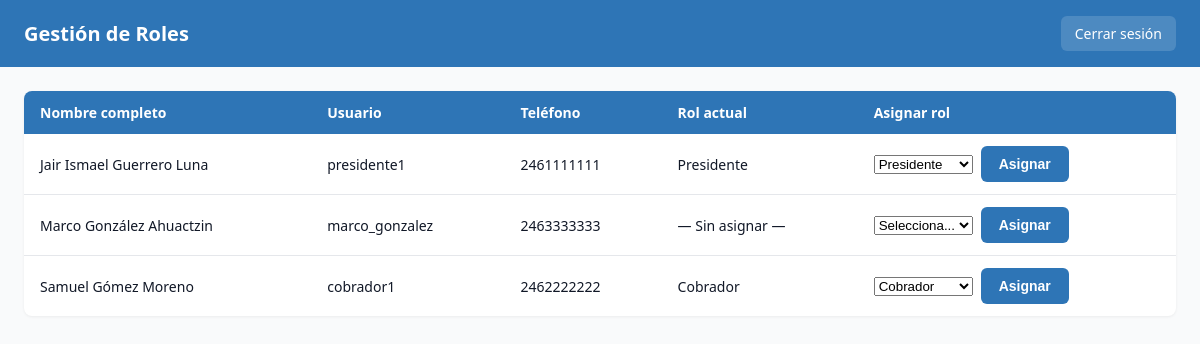
Screenshot of /controllers/RolesController.php (signed in) with the database file from the repository.
### tables this page shows
CREATE TABLE usuarios (
    id_usuario INT AUTO_INCREMENT PRIMARY KEY,
    nombre_completo VARCHAR(100) NOT NULL,
    nombre_usuario VARCHAR(50) NOT NULL UNIQUE,
    contrasena VARCHAR(255) NOT NULL,
    telefono VARCHAR(10) NOT NULL UNIQUE,
    rol ENUM('presidente','cobrador') DEFAULT NULL,
    intentos_fallidos INT NOT NULL DEFAULT 0,
    bloqueado_hasta DATETIME NULL,
    activo TINYINT(1) NOT NULL DEFAULT 1,
    fecha_creacion DATETIME NOT NULL DEFAULT CURRENT_TIMESTAMP
);

### controllers/RolesController.php (called while the page is built, shortened)
<?php
require_once __DIR__ . '/../models/Usuario.php';
$usuarios = Usuario::obtenerTodos();
$sinUsuarios = empty($usuarios);
require __DIR__ . '/../views/roles/index.php';

### models/Usuario.php (called while the page is built, shortened)
<?php
class Usuario
{
    public static function obtenerTodos(): array
    {
        $db = conectarDB();
        $stmt = $db->query(
            "SELECT id_usuario, nombre_completo, nombre_usuario, telefono, rol
             FROM usuarios
             WHERE activo = 1
             ORDER BY nombre_completo ASC"
        );
        return $stmt->fetchAll();
    }
}

### views/roles/index.php (the view, shortened to what this page needs)
<!DOCTYPE html>
<html lang="es">
<head>
    <link rel="stylesheet" href="<?= BASE_URL ?>/assets/css/estilos.css">
</head>
<body>
    <div class="barra-superior">
        <h1>Gestión de Roles</h1>
        <a href="<?= BASE_URL ?>/controllers/LogoutController.php">Cerrar sesión</a>
    </div>
    <div class="contenido">
        <?php if ($sinUsuarios): ?>
            <p>No existe ningún usuario registrado en el sistema.</p>
            <a href="<?= BASE_URL ?>/views/contribuyentes/registrar.php" class="btn btn-primario">Registrar Contribuyente</a>
        <?php else: ?>
            <table class="tabla-sicawn">
                <thead>
                    <tr>
                        <th>Nombre completo</th>
                        <th>Usuario</th>
                        <th>Teléfono</th>
                        <th>Rol actual</th>
                        <th>Asignar rol</th>
                    </tr>
                </thead>
                <tbody>
                    <?php foreach ($usuarios as $u): ?>
                        <tr>
                            <td><?= htmlspecialchars($u['nombre_completo']) ?></td>
                            <td><?= htmlspecialchars($u['nombre_usuario']) ?></td>
                            <td><?= htmlspecialchars($u['telefono']) ?></td>
                            <td><?= $u['rol'] ? htmlspecialchars(ucfirst($u['rol'])) : '— Sin asignar —' ?></td>
                            <td>
                                <form method="POST" action="<?= BASE_URL ?>/controllers/RolesController.php" class="form-inline">
                                    <select name="rol" required>
                                        <option value="">Selecciona...</option>
                                        <option value="presidente" <?= $u['rol'] === 'presidente' ? 'selected' : '' ?>>Presidente</option>
                                        <option value="cobrador" <?= $u['rol'] === 'cobrador' ? 'selected' : '' ?>>Cobrador</option>
                                    </select>
                                    <button type="submit" class="btn btn-primario">Asignar</button>
                                </form>
                            </td>
                        </tr>
                    <?php endforeach; ?>
                </tbody>
            </table>
        <?php endif; ?>
    </div>
</body>
</html>

### assets/css/estilos.css (style rules this page uses)
:root { --color-primario: #2E75B6; --color-secundario: #F5FDD4; --color-fondo: #f9fafb; --color-texto: #111827; --color-exito-fondo: #d1fae5; --color-exito-texto: #065f46; --color-error-fondo: #fee2e2; --color-error-texto: #991b1b; --color-aviso-fondo: #fef3c7; --color-aviso-texto: #92400e; --fuente-principal: 'Segoe UI', Tahoma, Geneva, Verdana, sans-serif; }
* { box-sizing: border-box; }
body { font-family: var(--fuente-principal); background-color: var(--color-fondo); color: var(--color-texto); margin: 0; }
.btn { padding: 10px 18px; border-radius: 6px; border: none; cursor: pointer; font-weight: 600; font-size: 14px; text-decoration: none; display: inline-block; }
.btn-primario { background-color: var(--color-primario); color: white; }
.barra-superior { background-color: var(--color-primario); color: white; padding: 16px 24px; display: flex; justify-content: space-between; align-items: center; }
.barra-superior h1 { margin: 0; font-size: 20px; }
.barra-superior a { color: white; text-decoration: none; font-size: 14px; background-color: rgba(255,255,255,0.15); padding: 8px 14px; border-radius: 6px; }
.contenido { padding: 24px; }
.tabla-sicawn { width: 100%; border-collapse: collapse; background: white; border-radius: 8px; overflow: hidden; box-shadow: 0 1px 3px rgba(0,0,0,0.06); }
.tabla-sicawn th { background-color: var(--color-primario); color: white; text-align: left; padding: 12px 16px; font-size: 14px; }
.tabla-sicawn td { padding: 12px 16px; border-bottom: 1px solid #e5e7eb; font-size: 14px; }
.tabla-sicawn tr:last-child td { border-bottom: none; }
.form-inline { display: flex; gap: 8px; align-items: center; }

### rows the page displays
usuarios: nombre_completo "Jair Ismael Guerrero Luna", nombre_usuario "presidente1", telefono "2461111111", rol "Presidente"
usuarios: nombre_completo "Marco González Ahuactzin", nombre_usuario "marco_gonzalez", telefono "2463333333", shows "— Sin asignar —"
usuarios: nombre_completo "Samuel Gómez Moreno", nombre_usuario "cobrador1", telefono "2462222222", rol "Cobrador"
